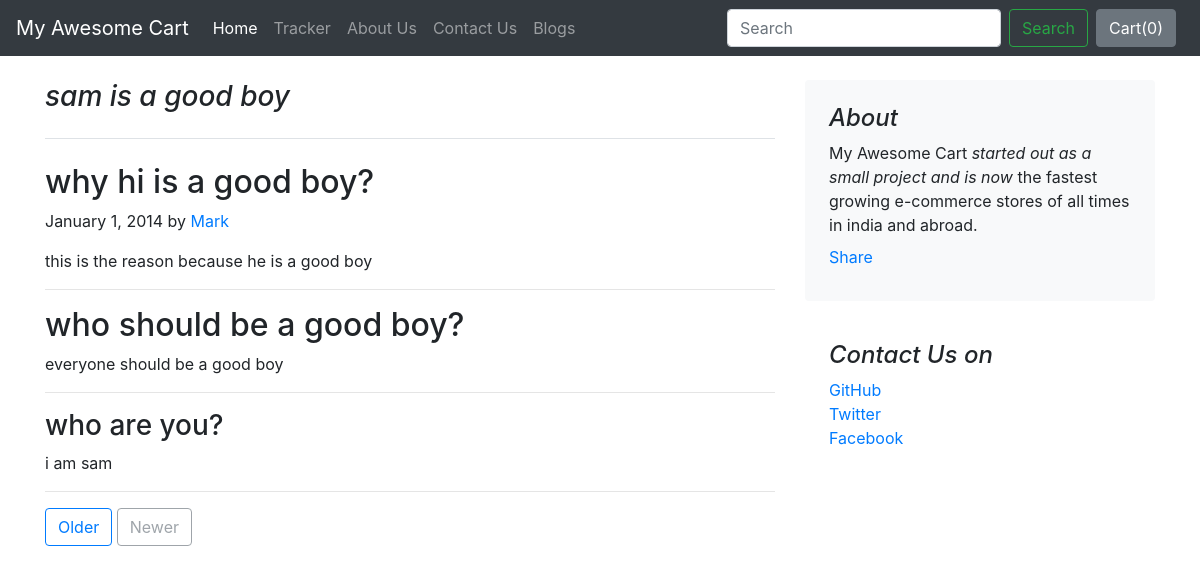
The page /blog/blogpost/1 on the database its author committed.
### blog/models.py (models this page shows, shortened)
class Blogpost(models.Model):
    post_id = models.AutoField(primary_key=True)
    title = models.CharField(max_length=200, default="")
    head0 = models.CharField(max_length=500, default="")
    chead0 = models.CharField(max_length=5000, default="")
    head1 = models.CharField(max_length=500, default="")
    chead1 = models.CharField(max_length=5000, default="")
    head2 = models.CharField(max_length=50, default="")
    chead2 = models.CharField(max_length=500, default="")
    pub_date = models.DateField()
    thumbnail = models.ImageField(upload_to="blog/images", default="")

### blog/views.py (the view)
# urls.py: path('blogpost/<int:id>', views.blogpost, name="blogpost")
def blogpost(request,id):
    post = Blogpost.objects.filter(post_id=id)[0]
    return render(request, "blog/blogpost.html", {'post': post})

### blog/templates/blog/blogpost.html (shortened to what this page needs)
{% extends 'blog/basic.html' %}
{% block body %}
<div class="container">
    <div class="row mt-4">
        <div class="col-md-8 blog-main">
            <h3 class="pb-4 mb-4 font-italic border-bottom">
                {{post.title}}
            </h3>
            <div class="blog-post">
                <h2 class="blog-post-title">{{post.head0}}</h2>
                <p class="blog-post-meta">January 1, 2014 by <a href="#">Mark</a></p>
                <p>{{post.chead0}}</p>
                <hr>
                <h2>{{post.head1}}</h2>
                <p>{{post.chead1}}
                </p>
                <hr>
                <h3>{{post.head2}}</h3>
                <p>{{post.chead2}}
                </p>
                <hr>
            </div>
        </div>
        <aside class="col-md-4 blog-sidebar">
            <div class="p-4 mb-3 bg-light rounded">
                <h4 class="font-italic">About</h4>
                <p class="mb-0">My Awesome Cart <em>started out as a small project and is now</em> the fastest growing e-commerce stores of all times in india and abroad.</p>
                <div class="fb-share-button my-2" data-href="http://127.0.0.1:8000/blog/blogpost/{{post.post_id}}" data-layout="button_count" data-size="large"><a target="_blank" href="https://www.facebook.com/sharer/sharer.php?u=http%3A%2F%2F127.0.0.1%3A8000%2Fblog%2Fblogpost%2F1&amp;src=sdkpreparse" class="fb-xfbml-parse-ignore">Share</a></div>
            </div>
            <div class="p-4">
                <h4 class="font-italic">Contact Us on</h4>
                <ol class="list-unstyled">
                    <li><a href="#">GitHub</a></li>
                    <li><a href="#">Twitter</a></li>
                    <li><a href="#">Facebook</a></li>
                </ol>
            </div>
        </aside>
    </div>
    <nav class="blog-pagination">
        <a class="btn btn-outline-primary" href="#">Older</a>
        <a class="btn btn-outline-secondary disabled" href="#" tabindex="-1" aria-disabled="true">Newer</a>
      </nav>
</div>
{% endblock %}

### rows shown on the page
Blogpost: title "sam is a good boy", head0 "why hi is a good boy?", chead0 "this is the reason because he is a good boy", head1 "who should be a good boy?", chead1 "everyone should be a good boy", head2 "who are you?", chead2 "i am sam"
